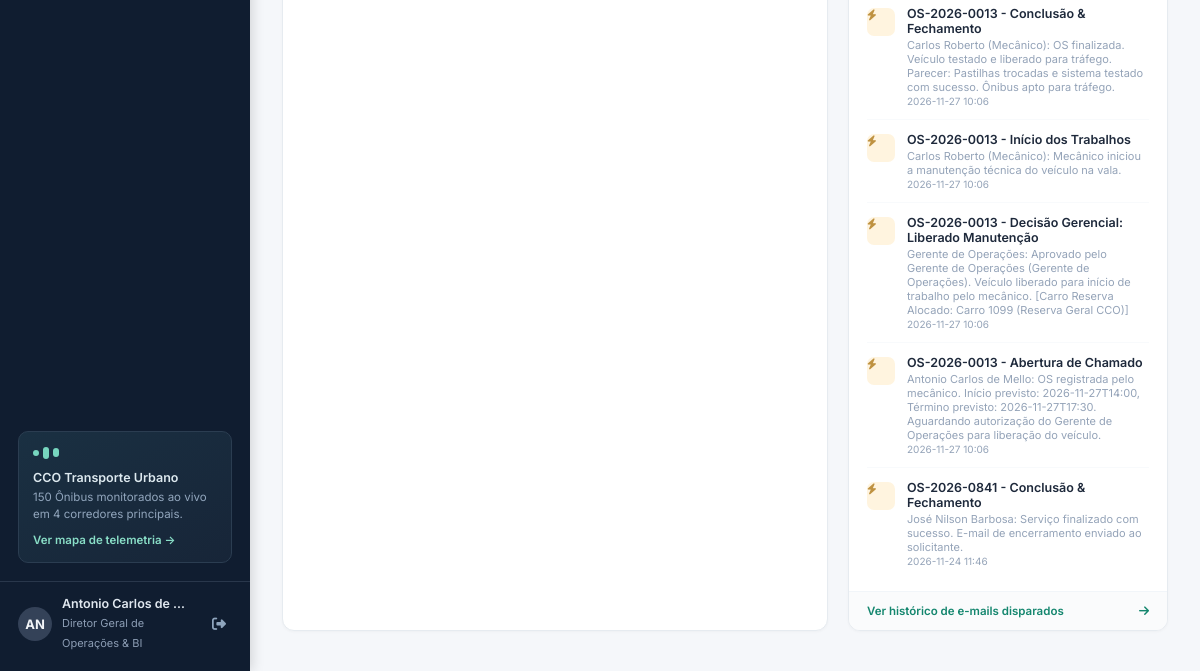
Before: /?dept= (signed in, lower part) with the older database file.
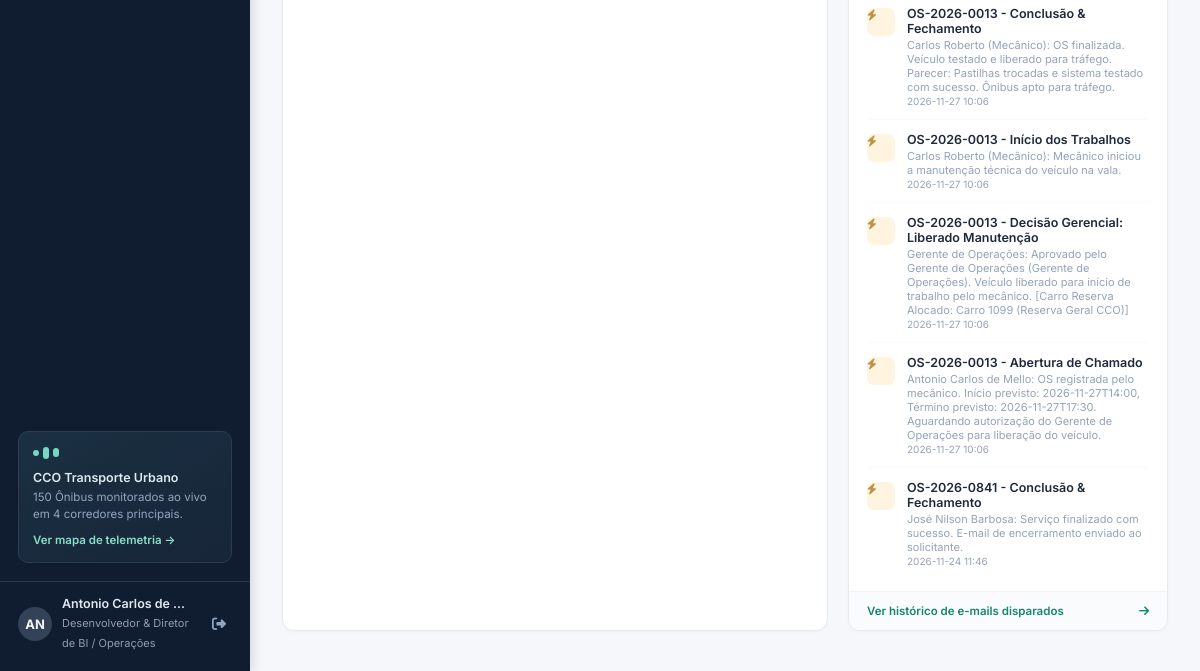
After: the same page with the newer database file.
### tables this page shows
CREATE TABLE usuarios (
        id INTEGER PRIMARY KEY AUTOINCREMENT,
        matricula TEXT UNIQUE NOT NULL,
        nome TEXT NOT NULL,
        cargo TEXT NOT NULL,
        departamento TEXT NOT NULL,
        email TEXT NOT NULL,
        telefone TEXT NOT NULL,
        status TEXT DEFAULT 'Ativo',
        foto_avatar TEXT,
        perfil_acesso TEXT NOT NULL
    , login_usuario TEXT, senha TEXT DEFAULT '123456');

### app.py (the view)
@app.route("/")
def dashboard():
    if not session.get("is_admin"):
        default_route = session.get("default_route")
        if default_route and default_route != "dashboard":
            return redirect(url_for(default_route))
    departamento = request.args.get("dept", "Todos")
    conn = get_db()
    cursor = conn.cursor()
    cursor.execute("SELECT COUNT(*) FROM chamados WHERE status != 'Concluído'")
    chamados_abertos = cursor.fetchone()[0]
    cursor.execute("SELECT COUNT(*) FROM chamados WHERE prioridade = 'Crítica' AND status != 'Concluído'")
    chamados_criticos = cursor.fetchone()[0]
    cursor.execute("SELECT COUNT(*) FROM usuarios WHERE status = 'Ativo'")
    total_usuarios = cursor.fetchone()[0]
    cursor.execute("SELECT SUM(custo_hora_extra) FROM ponto_eletronico WHERE strftime('%Y-%m', data_ponto) = strftime('%Y-%m', 'now')")
    total_horas_extras = cursor.fetchone()[0] or 0.0
    cursor.execute("SELECT COUNT(*) FROM portaria_movimentacao WHERE date(data_hora) = date('now')")
    mov_portaria_hoje = cursor.fetchone()[0]
    if departamento != "Todos":
        cursor.execute("SELECT * FROM chamados WHERE departamento_destino = ? OR departamento_origem = ? ORDER BY data_abertura DESC LIMIT 10", (departamento, departamento))
    else:
        cursor.execute("SELECT * FROM chamados ORDER BY data_abertura DESC LIMIT 10")
    chamados_recentes = cursor.fetchall()
    cursor.execute("SELECT departamento, COUNT(*) as total FROM usuarios GROUP BY departamento ORDER BY total DESC")
    dept_stats = cursor.fetchall()
    cursor.execute("""
    SELECT h.id, h.chamado_id, c.protocolo, c.titulo, h.usuario_nome, h.acao, h.observacao, h.data_hora
    FROM chamados_historico h
    JOIN chamados c ON h.chamado_id = c.id
    ORDER BY h.data_hora DESC LIMIT 8
    """)
    atividades_recentes = cursor.fetchall()
    cursor.execute("SELECT SUM(valor) FROM financeiro_integracao WHERE tipo = 'Pagar' AND status = 'Pendente'")
    total_a_pagar = cursor.fetchone()[0] or 0.0
    cursor.execute("SELECT SUM(valor) FROM financeiro_integracao WHERE tipo = 'Receber' AND status = 'Pendente'")
    total_a_receber = cursor.fetchone()[0] or 0.0
    conn.close()
    return render_template(
        "index.html",
        chamados_abertos=chamados_abertos,
        chamados_criticos=chamados_criticos,
        total_usuarios=total_usuarios,
        total_horas_extras=total_horas_extras,
        mov_portaria_hoje=mov_portaria_hoje,
        chamados_recentes=chamados_recentes,
        dept_stats=dept_stats,
        atividades_recentes=atividades_recentes,
        total_a_pagar=total_a_pagar,
        total_a_receber=total_a_receber,
        departamento_atual=departamento
    )

### app.py (called while the page is built, shortened)
@app.before_request
def require_login():
    public_endpoints = ["static", "login_view", "login_post", "manifest", "service_worker"]
    if request.endpoint in public_endpoints:
        return None
    if not session.get("user_id"):
        if request.path.startswith("/api/"):
            return jsonify({"success": False, "error": "Sessão expirada. Faça login."}), 401
        return redirect(url_for("login_view", next=request.path))

@app.template_filter("moeda")
def moeda_filter(val):
    try:
        return f"{float(val or 0.0):,.2f}".replace(",", "X").replace(".", ",").replace("X", ".")
    except Exception:
        return "0,00"

def get_db():
    conn = sqlite3.connect(DB_PATH)
    conn.row_factory = sqlite3.Row
    return conn

### templates/index.html (shortened to what this page needs)
{% extends "base.html" %}
{% block content %}
<div class="operations-grid">
  <div class="panel">
  </div>
  <div class="panel">
    <div class="activity-list">
      {% for atv in atividades_recentes %}
      <div class="activity-item">
        <span
          class="event-icon {% if atv.acao == 'Fechamento' %}success{% elif atv.acao == 'Abertura' %}info{% else %}warning{% endif %}">
          {% if atv.acao == 'Fechamento' %}
          <i class="fa-solid fa-check"></i>
          {% elif atv.acao == 'Abertura' %}
          <i class="fa-solid fa-paper-plane"></i>
          {% else %}
          <i class="fa-solid fa-bolt"></i>
          {% endif %}
        </span>
        <div>
          <strong>{{ atv.protocolo }} - {{ atv.acao }}</strong>
          <span>{{ atv.usuario_nome }}: {{ atv.observacao }}</span>
          <span style="font-size: 10px; color: #94a3b8; margin-top: 1px;">{{ atv.data_hora[:16] }}</span>
        </div>
      </div>
      {% endfor %}
    </div>
    <div style="padding: 12px 18px; border-top: 1px solid #f1f5f9; background: #fafbfc;">
      <a href="{{ url_for('emails_view') }}"
        style="font-size: 11.5px; color: var(--primary); font-weight: 600; display: flex; align-items: center; justify-content: space-between;">
        <span>Ver histórico de e-mails disparados</span>
        <i class="fa-solid fa-arrow-right"></i>
      </a>
    </div>
  </div>
</div>
{% endblock %}

### templates/base.html (shortened to what this page needs)
<!DOCTYPE html>
<html lang="pt-BR">
<head>
  <link rel="stylesheet" href="https://cdnjs.cloudflare.com/ajax/libs/font-awesome/6.4.0/css/all.min.css">
  <link rel="stylesheet" href="{{ url_for('static', filename='css/central_operacoes.css') }}">
</head>
<body>
  <div class="app-shell">
    <aside class="sidebar" id="sidebar">
      <div class="sidebar-bottom">
        <div class="dot-card">
          <div class="dot-symbol">
            <span></span><span></span><span></span>
          </div>
          <strong>CCO Transporte Urbano</strong>
          <p>150 Ônibus monitorados ao vivo em 4 corredores principais.</p>
          <a href="http://10.11.1.100:5600" target="_blank">Ver mapa de telemetria &rarr;</a>
        </div>
        <div class="sidebar-user" style="display: flex; align-items: center; justify-content: space-between;">
          <div style="display: flex; align-items: center; gap: 10px; min-width: 0;">
            <div class="avatar">{{ current_user.nome[:2].upper() if current_user.nome else 'US' }}</div>
            <div class="sidebar-user-info">
              <strong>{{ current_user.nome }}</strong>
              <span>{{ current_user.cargo }}</span>
            </div>
          </div>
          <a href="{{ url_for('logout_view') }}" title="Sair do Portal"
            style="color: #ef4444; font-size: 15px; margin-left: 6px; padding: 6px; border-radius: 6px; text-decoration: none; display: flex; align-items: center;"
            onmouseover="this.style.background='rgba(239,68,68,0.15)'" onmouseout="this.style.background='none'">
            <i class="fa-solid fa-right-from-bracket"></i>
          </a>
        </div>
      </div>
    </aside>
    <div class="main-shell">
      <main class="main-content">
        {% block content %}{% endblock %}
      </main>
    </div>
  </div>
</body>
</html>

Changed rows visible on the page:
changed usuarios: cargo "Diretor Geral de Operações & BI" → "Desenvolvedor & Diretor de BI / Operações"
